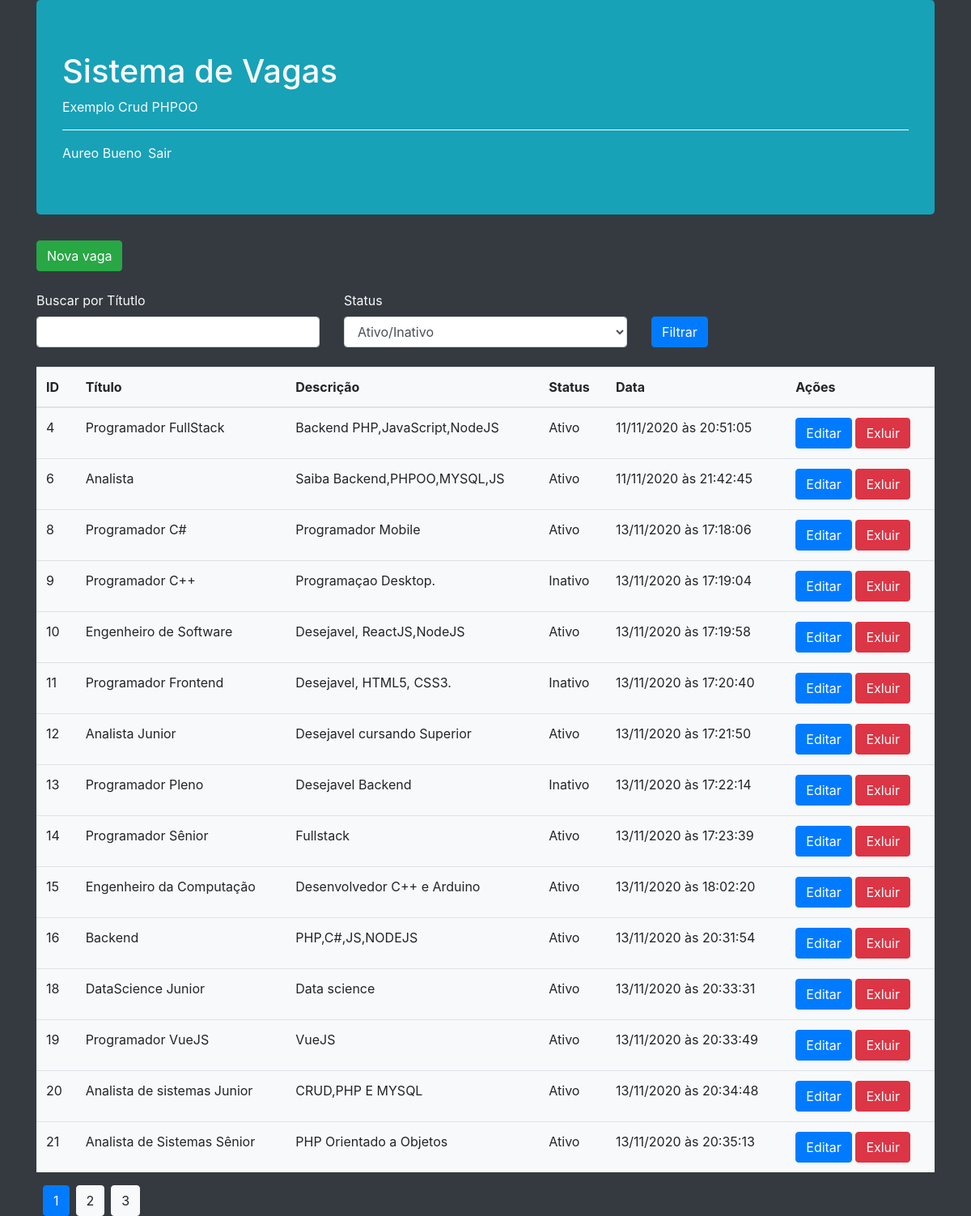
/index.php (signed in), run on the app's committed database.
### tables this page shows
CREATE TABLE `vagas` (
  `id` int NOT NULL AUTO_INCREMENT,
  `titulo` varchar(255) NOT NULL,
  `descricao` text NOT NULL,
  `ativo` enum('s','n') NOT NULL,
  `data` timestamp NOT NULL DEFAULT CURRENT_TIMESTAMP ON UPDATE CURRENT_TIMESTAMP,
  PRIMARY KEY (`id`)
);

### app/Session/Login.php (called while the page is built, shortened)
<?php
class Login
{
  public static function getUsuarioLogado()
  {
    return self::isLogged() ? $_SESSION['usuario'] : null;
  }
  public static function isLogged()
  {
    return isset($_SESSION['usuario']['id']);
  }
}

### index.php (called while the page is built, shortened)
<?php
    $busca = filter_input(INPUT_GET,'busca', FILTER_SANITIZE_STRING);
    $filtroStatus = filter_input(INPUT_GET,'filtroStatus', FILTER_SANITIZE_STRING);
    $filtroStatus = in_array($filtroStatus,['s','n']) ? $filtroStatus : '';
    $condicoes = [
         strlen($busca) ? 'titulo LIKE "%'.str_replace(' ','%',$busca).'%"' : null,
         strlen($filtroStatus) ? 'ativo = "'.$filtroStatus.'"' : null
    ];
    $condicoes = array_filter($condicoes);
    $where = implode(' AND ', $condicoes);
    $quantidadeVagas = Vaga::getQuantidadeVagas($where);
    $obPagination = new Pagination($quantidadeVagas, $_GET['pagina'] ?? 1, 5);
    $vagas = Vaga::getVagas($where,null,null,$obPagination->getLimit());
    include __DIR__.'/includes/header.php';
    include __DIR__.'/includes/listagem.php';
    include __DIR__.'/includes/footer.php';
?>

### app/Db/Database.php (called while the page is built, shortened)
<?php
class Database
{
    private $table;
    private $connection;
    public function __construct($table = null)
    {
        $this->table = $table;
    }
    private function setConnection()
    {
        try {
            $this->connection = new \PDO('mysql:host=' . self::HOST . ';dbname=' . self::NAME, self::USER, self::PASS);
            $this->connection->setAttribute(PDO::ATTR_ERRMODE, PDO::ERRMODE_EXCEPTION);
        } catch (PDOException $e) {
            die('ERROR: ' . $e->getMessage());
        }
    }
    public function execute($query, $params = [])
    {
        try {
            $statement = $this->connection->prepare($query);
            $statement->execute($params);
            return $statement;
        } catch (PDOException $e) {
            die('ERROR: ' . $e->getMessage());
        }
    }
    public function select($where = null, $order = null, $limit = null, $fields = '*')
    {
        $where = strlen($where) ? 'WHERE ' . $where : '';
        $order = strlen($order) ? 'ORDER BY ' . $order : '';
        $limit = strlen($limit) ? 'LIMIT' . $limit : '';
        $query = 'SELECT ' . $fields . ' FROM ' . $this->table . ' ' . $where . ' ' . $order . '' . $limit;
        return $this->execute($query);
    }
}

### app/Entity/Vaga.php (called while the page is built, shortened)
<?php
class Vaga
{
     public static function getVagas($where = null, $order = null, $limit = null)
     {
          return (new Database('vagas'))->select($where, $order, $limit)
               ->fetchAll(PDO::FETCH_CLASS, self::class);
     }
     public static function getQuantidadeVagas($where = null)
     {
          return (new Database('vagas'))->select($where, null, null, 'COUNT(*) as qtd')
               ->fetchObject()
               ->qtd;
     }
}

### app/Db/Pagination.php (called while the page is built, shortened)
<?php
  class Pagination{
      private $limit;
      private $results;
      private $pages;
      private $currentPage;
      public function __construct($results,$currentPage = 1, $limit = 10){
          $this->results = $results;
          $this->limit = $limit;
          $this->currentPage = (is_numeric($currentPage) and $currentPage > 0) ? $currentPage : 1;
      }
      private function calculate(){
          $this->pages = $this->results > 0 ? ceil($this->results / $this->limit) : 1;
          $this->currentPage = $this->currentPage <= $this->pages ? $this->currentPage : $this->pages;
      }
      public function getLimit(){
          $offset = ($this->limit * ($this->currentPage - 1));
          return $offset.','.$this->limit;
      }
      public function getPages(){
        $paginas = [];
        for ($i=1; $i <= $this->pages ; $i++) {
            $paginas[] = [
                'pagina' => $i,
                'atual' => $i == $this->currentPage
            ];
        }
        return $paginas;
      }
  }

### includes/listagem.php (the view, shortened to what this page needs)
<?php
    $resultados = '';
    foreach($vagas as $vaga){
        $resultados .= '<tr>
                          <td>'.$vaga->id.'</td>
                          <td>'.$vaga->titulo.'</td>
                          <td>'.$vaga->descricao.'</td>
                          <td>'.($vaga->ativo == 's' ? 'Ativo' : 'Inativo').'</td>
                          <td>'.date('d/m/Y à\s H:i:s', strtotime($vaga->data)).'</td>
                          <td>
                            <a href="editar.php?id='.$vaga->id.'">
                               <button type="button" class="btn btn-primary"> Editar</button>
                            </a>
                            <a href="excluir.php?id='.$vaga->id.'">
                               <button type="button" class="btn btn-danger"> Exluir</button>
                            </a>
                          </td>
                        </tr>';
    }
    $resultados = strlen($resultados) ? $resultados: '<tr>
                                                          <td colspan="6" class="text-center">
                                                                   Nenhuma vaga encontrada no sistema!
                                                            </td>
                                                     </tr> ';
    $gets = http_build_query($_GET);
    $paginacao = '';
    $paginas = $obPagination->getPages();
    foreach($paginas as $key=>$pagina){
        $class = $pagina['atual'] ? 'btn-primary' : 'btn-light';
        $paginacao .= '<a href="?pagina='.$pagina['pagina'].'&'.$gets.'"
                           <button type="button" class="ml-2 btn '.$class.'">'.$pagina['pagina'].'</button>
                        </a>';
    }
?>
<main>
    <section>
        <a href="cadastrar.php">
            <button class="btn btn-success">Nova vaga</button>
        </a>
    </section>
    <section>
        <form method="GET">
            <div class="row my-4">
                  <div class="col">
                       <label for="">Buscar por Títutlo</label>
                       <input type="text" name="busca" class="form-control" value="<?=$busca ?>">
                  </div>
                  <div class="col">
                       <label >Status</label>
                       <select name="filtroStatus" id="" class="form-control">
                             <option value="">Ativo/Inativo</option>
                       </select>
                  </div>
                  <div class="col d-flex align-items-end">
                       <button type="submit" class="btn btn-primary">Filtrar</button>
                  </div>
            </div>
        </form>
    </section>
    <section>
        <table class="table bg-light mt-3">
            <thead>
                <tr>
                    <th>ID</th>
                    <th>Título</th>
                    <th>Descrição</th>
                    <th>Status</th>
                    <th>Data</th>
                    <th>Ações</th>
                </tr>
            </thead>
            <tbody>
                <?=$resultados?>
            </tbody>
        </table>
    </section>
    <section>
        <?=$paginacao  ?>
    </section>
</main>

### includes/header.php (shortened to what this page needs)
<?php
   $usuarioLogado = Login::getUsuarioLogado();
   $usuario = $usuarioLogado ?
              $usuarioLogado['nome'].'<a href="logout.php" class="text-light font-wight-bold ml-2">Sair</a>':
              'Visitante <a href="login.php" class="text-light font-wight-bold ml-2">Entrar</a> ';
?>
<!Doctype html>
<html lang="pt-br">
  <head>
    <link rel="stylesheet" href="https://stackpath.bootstrapcdn.com/bootstrap/4.3.1/css/bootstrap.min.css">
  </head>
  <body class="bg-dark text-light">
     <div class="container">
        <div class="jumbotron bg-info">
            <h1>Sistema de Vagas</h1>
            <p>Exemplo Crud PHPOO</p>
            <hr class="border-light">
            <div class="d-flex justify-content-start">
              <?=$usuario?>
            </div>
        </div>

### includes/footer.php (shortened to what this page needs)
    </div>
  </body>
</html>

### data on the page
vagas: id "4", titulo "Programador FullStack", descricao "Backend PHP,JavaScript,NodeJS", ativo "Ativo", data "11/11/2020 às 20:51:05"
vagas: id "6", titulo "Analista", descricao "Saiba Backend,PHPOO,MYSQL,JS", ativo "Ativo", data "11/11/2020 às 21:42:45"
vagas: id "8", titulo "Programador C#", descricao "Programador Mobile", ativo "Ativo", data "13/11/2020 às 17:18:06"
vagas: id "9", titulo "Programador C++", descricao "Programaçao Desktop.", ativo "Inativo", data "13/11/2020 às 17:19:04"
vagas: id "10", titulo "Engenheiro de Software", descricao "Desejavel, ReactJS,NodeJS", ativo "Ativo", data "13/11/2020 às 17:19:58"
vagas: id "11", titulo "Programador Frontend", descricao "Desejavel, HTML5, CSS3.", ativo "Inativo", data "13/11/2020 às 17:20:40"
vagas: id "12", titulo "Analista Junior", descricao "Desejavel cursando Superior", ativo "Ativo", data "13/11/2020 às 17:21:50"
vagas: id "13", titulo "Programador Pleno", descricao "Desejavel Backend", ativo "Inativo", data "13/11/2020 às 17:22:14"
vagas: id "14", titulo "Programador Sênior", descricao "Fullstack", ativo "Ativo", data "13/11/2020 às 17:23:39"
vagas: id "15", titulo "Engenheiro da Computação", descricao "Desenvolvedor C++ e Arduino", ativo "Ativo", data "13/11/2020 às 18:02:20"
vagas: id "16", titulo "Backend", descricao "PHP,C#,JS,NODEJS", ativo "Ativo", data "13/11/2020 às 20:31:54"
vagas: id "18", titulo "DataScience Junior", descricao "Data science", ativo "Ativo", data "13/11/2020 às 20:33:31"
vagas: id "19", titulo "Programador VueJS", descricao "VueJS", ativo "Ativo", data "13/11/2020 às 20:33:49"
vagas: id "20", titulo "Analista de sistemas Junior", descricao "CRUD,PHP E MYSQL", ativo "Ativo", data "13/11/2020 às 20:34:48"
vagas: id "21", titulo "Analista de Sistemas Sênior", descricao "PHP Orientado a Objetos", ativo "Ativo", data "13/11/2020 às 20:35:13"

### other printed values
$usuarioLogado['nome'] "Aureo Bueno"
$pagina['pagina'] "1"
$pagina['pagina'] "2"
$pagina['pagina'] "3"
